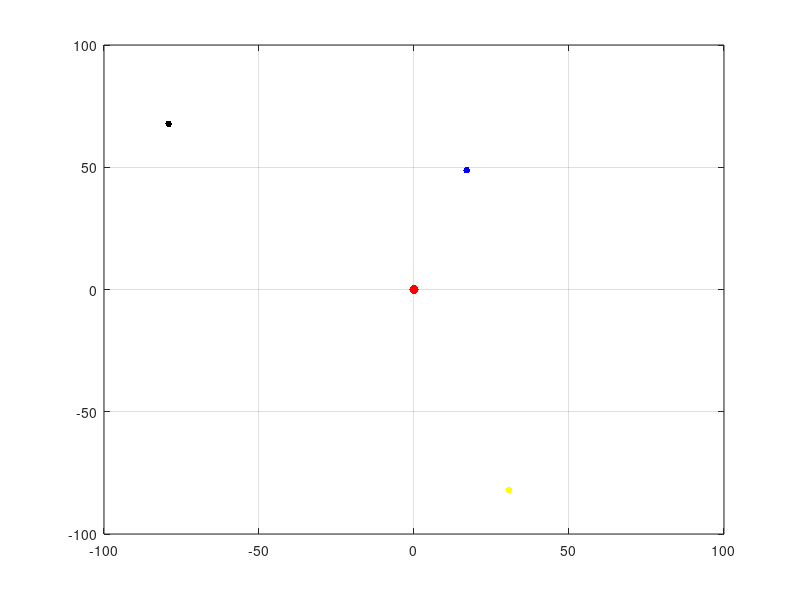
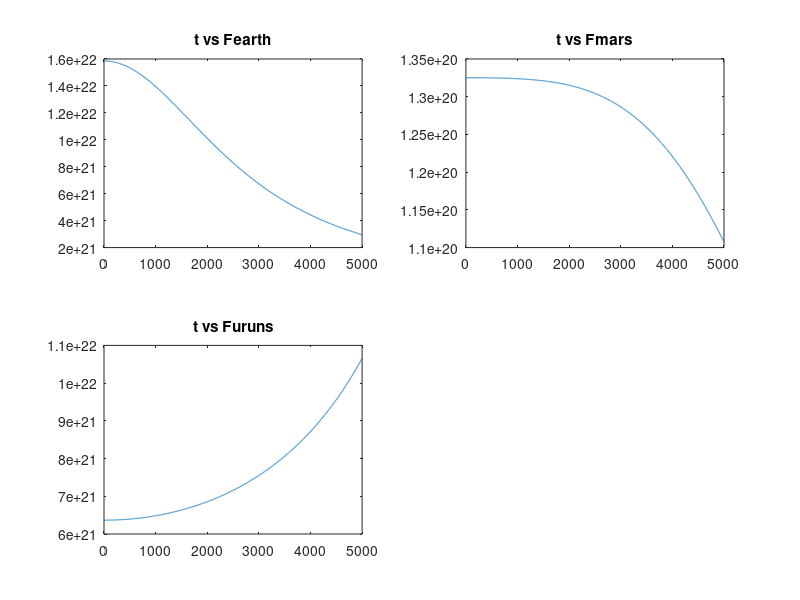

These charts were generated, in order, by the following MATLAB code:
#Solar system
clc
clear
# Earth = 1
M1 = 5.972e24; # kg
X1 = 1e11;
Y1 = 2e11;
a1x = 0;
a1y = 0;

# Mars = 2
M2 = 6.39e23; #kg
X2 = 1e10;
Y2 = -8e11;
a2x = 0;
a2y = 0;

# uranus = 3
M3 = 8.681e25; #kg
X3 = -1e12;
Y3 = 9e11;
a3x = 0;
a3y = 0;

# sun = 4
M4 = 1.989e30; # kg
X4 = 0;
Y4 = 0;
a4x = 0;
a4y = 0;
V4ix = 0;
V4iy = 0;

X14 = -1/(X1-X4);  # The speed at which the earth revolves around the sun (m/s)
Y14 = -1/(Y1 - Y4);
theta14i = atan(X14/Y14);
V1ix = 30000*cos(theta14i);  
V1iy = 30000*sin(theta14i);

X24 = X2 - X4; # The speed at which the mars revolves around the sun (m/s)
Y24 = Y2 - Y4;
theta24i = atan(X24/Y24);
V2ix = 24000 *cos(theta24i);
V2iy = 24000 *sin(theta24i);

X34 = X3 - X4; # The speed at which the uruns revolves around the sun (m/s)!!!!!!
Y34 = Y3 - Y4;
theta34i = atan(X34/Y34);
V3ix = 24607 * cos(theta34i);
V3iy = 24607 * sin(theta34i);





G = 6.67408e-11; #gravitational constant
t = 0;

figure
grid on
plot(X1*1e-10,Y1*1e-10,'b','markersize',15)
hold on
plot(X2*1e-10,Y3*1e-10,'y','markersize',15)
plot(X3*1e-10,Y3*1e-10,'k','markersize',15)
plot(X4*1e-10,Y4*1e-10,'r','markersize',30)
hold off

xlim([-200 200])
ylim([-200 200])

tresult = [];
Ft1 = [];
Ft2 = [];
Ft3 = [];




while true 
  # Earth
  X12 = X2 - X1; # with mars 
  Y12 = Y2 - Y1; 
  R12 = sqrt((X12^2) + (Y12^2));
  theta12 = atan(X12/Y12);
  F12 = (G*M1*M2)/(R12^2);
  F12x = (X12/abs(X12))*F12 * cos(theta12); 
  F12y = (Y12/abs(Y12))*F12 * sin(theta12);

  X13 = X3 - X1; # with uranus 
  Y13 = Y3 - Y1; 
  R13 = sqrt((X13^2) + (Y13^2));
  theta13 = atan(Y13/X13);
  F13 = (G*M1*M3)/(R13^2);
  F13x = (X13/abs(X13))*F13 * cos(theta13); 
  F13y = (Y13/abs(Y13))*F13 * sin(theta13);
  
  X14 = X4 - X1; # with sun 
  Y14 = Y4 - Y1; 
  R14 = sqrt((X14^2) + (Y14^2));
  theta14 = atan(X14/Y14);
  F14 = (G*M1*M4)/(R14^2);
  F14x = (X14/abs(X14))*F14 * cos(theta14);
  F14y = (Y14/abs(Y14))*F14 * sin(theta14);
  
  Fsumx_earth = F13x + F12x + F14x;
  Fsumy_earth = F13y + F12y + F14y;

  V1ix = V1ix + t*(Fsumx_earth) / M1;
  V1iy = V1iy + t*(Fsumy_earth) / M1;
  
  X1 = X1 + t*V1ix;
  Y1 = Y1 + t*V1iy;

  # Mars
  X21 = X1 - X2; # with Earth
  Y21 = Y1 - Y2; 
  R21 = sqrt((X21^2) + (Y21^2));
  theta21 = atan(Y21/X21);
  F21 = (G*M1*M2)/(R21^2);
  F21x = (X21/abs(X21))*F21 * cos(theta21); 
  F21y = (Y21/abs(Y21))*F21 * sin(theta21);
  
  X23 = X3 - X2; # with uranus 
  Y23 = Y3 - Y2; 
  R23 = sqrt((X23^2) + (Y23^2));
  theta23 = atan(Y23/X23);
  F23 = (G*M2*M3)/(R23^2);
  F23x = (X23/abs(X23))*F23 * cos(theta23); 
  F23y = (Y23/abs(Y23))*F23 * sin(theta23);
  
  
  X24 = X4 - X2; # with sun 
  Y24 = Y4 - Y2; 
  R24 = sqrt((X24^2) + (Y24^2));
  theta24 = atan(Y24/X24);
  F24 = (G*M2*M4)/(R24^2);
  F24x = (X24/abs(X24))*F24 * cos(theta24); 
  F24y = (Y24/abs(Y24))*F24 * sin(theta24);
  
  
  Fsumx_mars = F21x + F23x + F24x;
  Fsumy_mars = F21y + F23y + F24y;

  V2ix = V2ix + t*(Fsumx_mars) / M2;
  V2iy = V2iy + t*(Fsumy_mars) / M2;
  
  X2 = X2 + t*V2ix;
  Y2 = Y2 + t*V2iy;
  
  
  
  # uranus
  X31 = X1 - X3; # with Earth
  Y31 = Y1 - Y3; 
  R31 = sqrt((X31^2) + (Y31^2));
  theta = atan(Y31/X31);
  F31 = (G*M1*M3)/(R31^2);
  F31x = (X31/abs(X31))*F31 * cos(theta); 
  F31y = (Y31/abs(Y31))*F31 * sin(theta);
  
  X32 = X2 - X3; # with mars
  Y32 = Y2 - Y3; 
  R32 = sqrt((X32^2) + (Y32^2));
  theta32 = atan(X32/Y32);
  F32 = (G*M2*M3)/(R32^2);
  F32x = (X32/abs(X32))*F32 * cos(theta32); 
  F32y = (Y32/abs(Y32))*F32 * sin(theta32);
  
  X34 = X4 - X3; # with sun 
  Y34 = Y4 - Y3; 
  R34 = sqrt((X34^2) + (Y34^2));
  theta34 = atan(X34/Y34);
  F34 = (G*M3*M4)/(R34^2);
  F34x = (X34/abs(X34))*F34 * cos(theta34); 
  F34y = (Y34/abs(Y34))*F34 * sin(theta34);
  
  Fsumx_uruns = F31x + F32x + F34x;
  Fsumy_uruns = F31y + F32y + F34y;

  V3ix = V3ix + t*(Fsumx_uruns) / M3;
  V3iy = V3iy + t*(Fsumy_uruns) / M3;
  
  X3 = X3 + t*V3ix;
  Y3 = Y3 + t*V3iy;
  
tresult(end + 1) = t;
Ft1(end + 1) = sqrt((Fsumx_earth)^2 +(Fsumy_earth)^2);
Ft2(end + 1) = sqrt((Fsumx_mars)^2  +(Fsumy_mars)^2);
Ft3(end + 1) = sqrt((Fsumx_uruns)^2  +(Fsumy_uruns)^2);  
  
  if mod(t,30) == 0
    
    plot(X1*1e-10,Y1*1e-10,'b','markersize',15)

    hold on

    plot(X2*1e-10,Y2*1e-10,'y','markersize',15)
    plot(X3*1e-10,Y3*1e-10,'k','markersize',15)
    plot(X4*1e-10,Y4*1e-10,'r','markersize',20)
    hold off
  
    grid on
    xlim([-100 100])
    ylim([-100 100])
    pause(1/150)
 endif



if t == 5000
  figure
  subplot(2,2,1)
  plot(tresult,Ft1)
  title('t vs Fearth')
  
  subplot(2,2,2)
  plot(tresult,Ft2)
  title('t vs Fmars')
  
  subplot(2,2,3)
  plot(tresult,Ft3)
  title('t vs Furuns')
  
  break
endif
  
  

  
  t += 1;
  
endwhile